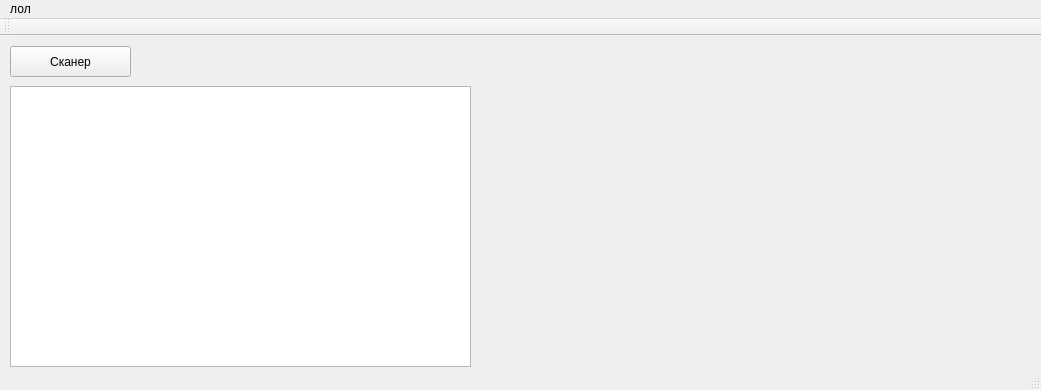
<?xml version="1.0" encoding="UTF-8"?>
<ui version="4.0">
 <class>MainWindow</class>
 <widget class="QMainWindow" name="MainWindow">
  <property name="geometry">
   <rect>
    <x>0</x>
    <y>0</y>
    <width>1041</width>
    <height>390</height>
   </rect>
  </property>
  <property name="windowTitle">
   <string>MainWindow</string>
  </property>
  <widget class="QWidget" name="centralWidget">
   <widget class="QPushButton" name="pushButton">
    <property name="geometry">
     <rect>
      <x>10</x>
      <y>10</y>
      <width>121</width>
      <height>31</height>
     </rect>
    </property>
    <property name="text">
     <string>Сканер</string>
    </property>
   </widget>
   <widget class="QPlainTextEdit" name="programText">
    <property name="geometry">
     <rect>
      <x>10</x>
      <y>50</y>
      <width>461</width>
      <height>281</height>
     </rect>
    </property>
   </widget>
   <widget class="GLScene" name="mainGlScene" native="true">
    <property name="geometry">
     <rect>
      <x>490</x>
      <y>10</y>
      <width>541</width>
      <height>301</height>
     </rect>
    </property>
   </widget>
  </widget>
  <widget class="QMenuBar" name="menuBar">
   <property name="geometry">
    <rect>
     <x>0</x>
     <y>0</y>
     <width>1041</width>
     <height>26</height>
    </rect>
   </property>
   <widget class="QMenu" name="menu">
    <property name="title">
     <string>лол</string>
    </property>
   </widget>
   <addaction name="menu"/>
  </widget>
  <widget class="QToolBar" name="mainToolBar">
   <attribute name="toolBarArea">
    <enum>TopToolBarArea</enum>
   </attribute>
   <attribute name="toolBarBreak">
    <bool>false</bool>
   </attribute>
  </widget>
  <widget class="QStatusBar" name="statusBar"/>
 </widget>
 <layoutdefault spacing="6" margin="11"/>
 <customwidgets>
  <customwidget>
   <class>GLScene</class>
   <extends>QWidget</extends>
   <header location="global">glscene.h</header>
   <container>1</container>
  </customwidget>
 </customwidgets>
 <resources/>
 <connections/>
</ui>
